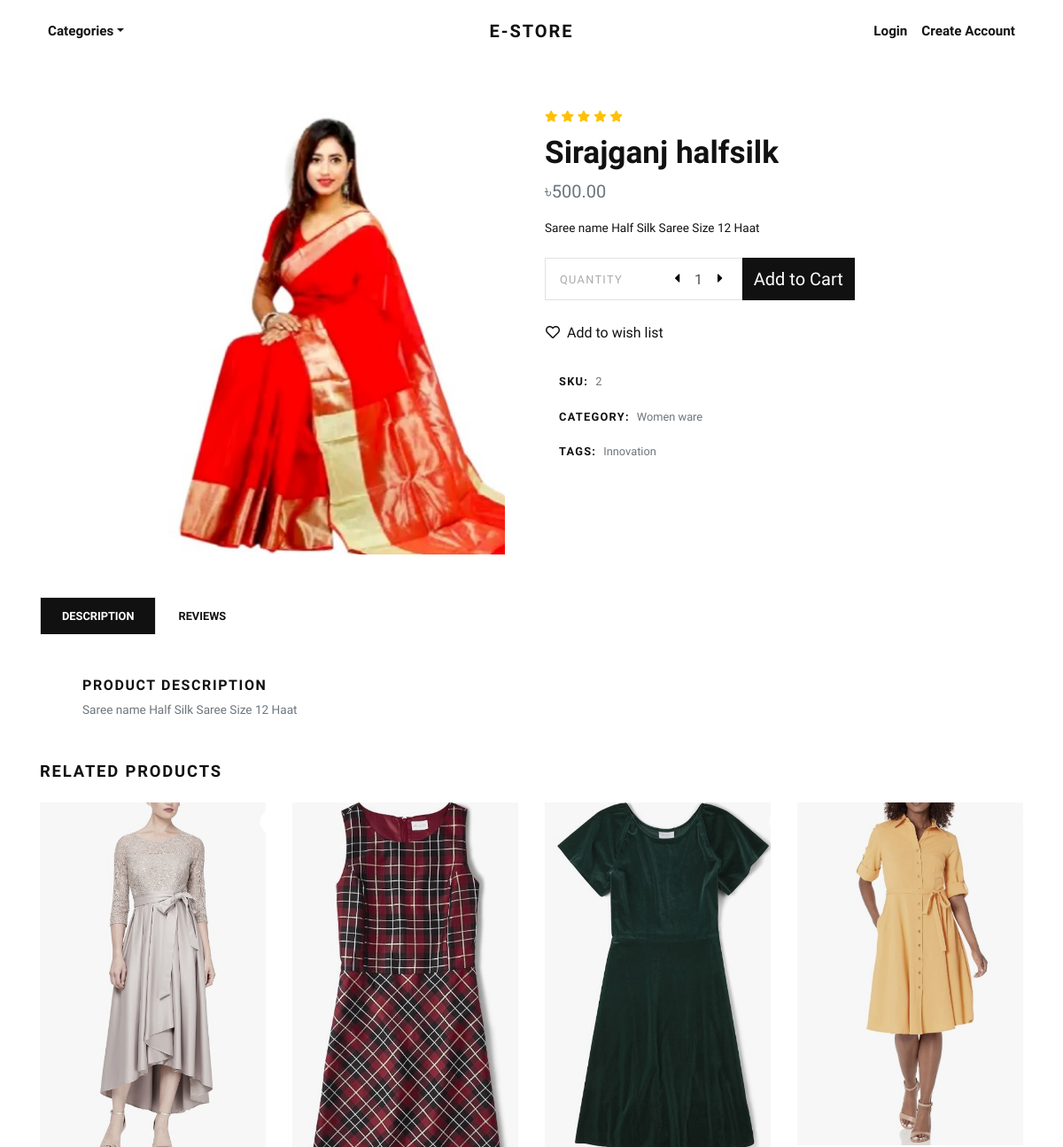
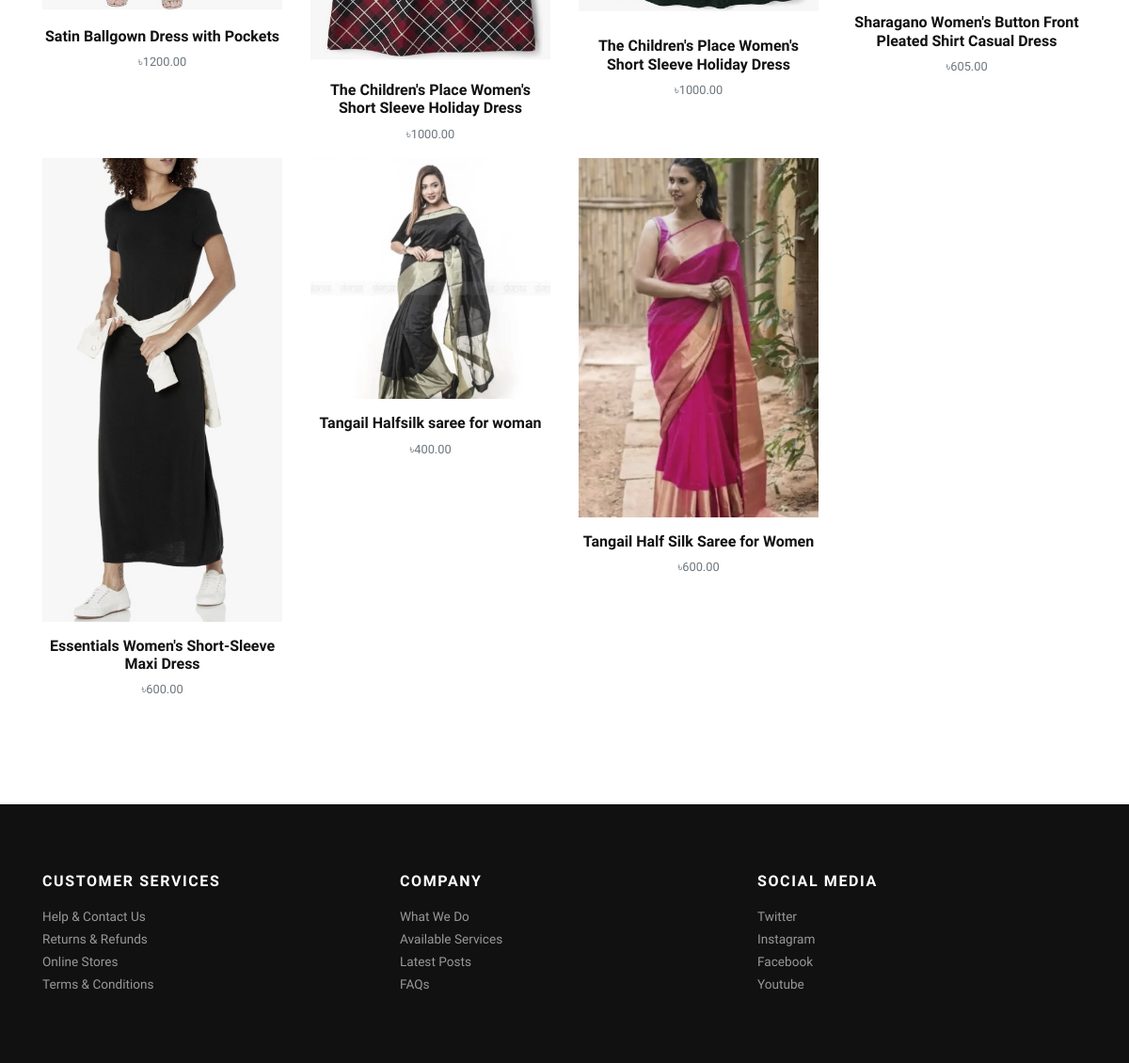
The page /product/sirajganj-halfsilk/ on the database its author committed (2 pictures, top to bottom).
### store/models.py (models this page shows, shortened)
class Product(models.Model):
    title = models.CharField(max_length=150, verbose_name="Product Title")
    slug = models.SlugField(max_length=160, verbose_name="Product Slug")
    sku = models.CharField(max_length=255, unique=True, verbose_name="Unique Product ID (SKU)")
    short_description = models.TextField(verbose_name="Short Description")
    detail_description = models.TextField(blank=True, null=True, verbose_name="Detail Description")
    product_image = models.ImageField(upload_to='product', blank=True, null=True, verbose_name="Product Image")
    price = models.DecimalField(max_digits=8, decimal_places=2)
    category = models.ForeignKey(Category, verbose_name="Product Categoy", on_delete=models.CASCADE)
    is_active = models.BooleanField(verbose_name="Is Active?")
    is_featured = models.BooleanField(verbose_name="Is Featured?")
    created_at = models.DateTimeField(auto_now_add=True, verbose_name="Created Date")
    updated_at = models.DateTimeField(auto_now=True, verbose_name="Updated Date")
    class Meta:
        verbose_name_plural = 'Products'
        ordering = ('-created_at', )

class Category(models.Model):
    title = models.CharField(max_length=50, verbose_name="Category Title")
    slug = models.SlugField(max_length=55, verbose_name="Category Slug")
    description = models.TextField(blank=True, verbose_name="Category Description")
    category_image = models.ImageField(upload_to='category', blank=True, null=True, verbose_name="Category Image")
    is_active = models.BooleanField(verbose_name="Is Active?")
    is_featured = models.BooleanField(verbose_name="Is Featured?")
    created_at = models.DateTimeField(auto_now_add=True, verbose_name="Created Date")
    updated_at = models.DateTimeField(auto_now=True, verbose_name="Updated Date")
    class Meta:
        verbose_name_plural = 'Categories'
        ordering = ('-created_at', )
    def __str__(self):
        return self.title

### store/views.py (the view)
# urls.py: path('product/<slug:slug>/', views.detail, name="product-detail"),
def detail(request, slug):
    product = get_object_or_404(Product, slug=slug)
    related_products = Product.objects.exclude(id=product.id).filter(is_active=True, category=product.category)
    context = {
        'product': product,
        'related_products': related_products,
    }
    return render(request, 'store/detail.html', context)

### store/context_preprocessors.py (called while the page is built)
def store_menu(request):
    categories = Category.objects.filter(is_active=True)
    context = {
        'categories_menu': categories,
    }
    return context

def cart_menu(request):
    if request.user.is_authenticated:
        cart_items= Cart.objects.filter(user=request.user)
        context = {
            'cart_items': cart_items,
        }
    else:
        context = {}
    return context

### templates/store/detail.html (shortened to what this page needs)
{% extends 'base.html' %}
{% load static %}
    {% block content %}
      <section class="py-5">
        <div class="container">
          <div class="row mb-5">
            <div class="col-lg-6">
              <div class="row m-sm-0">
                <div class="col-sm-12 order-1 order-sm-2">
                  <div class="owl-carousel product-slider" data-slider-id="1">
                    {% if product.product_image %}
                      <a class="d-block" href="{{product.product_image.url}}" data-lightbox="product" title="{{product.title}}"><img class="img-fluid" src="{{product.product_image.url}}" alt="{{product.title}}"></a>
                      {% else %}
                      <a class="d-block" href="{% static 'img/product-detail-1.jpg' %}" data-lightbox="product" title="{{product.title}}"><img class="img-fluid" src="{% static 'img/product-detail-1.jpg' %}" alt="{{product.title}}"></a>
                    {% endif %}
                  </div>
                </div>
              </div>
            </div>
            <div class="col-lg-6">
              <ul class="list-inline mb-2">
                <li class="list-inline-item m-0"><i class="fas fa-star small text-warning"></i></li>
                <li class="list-inline-item m-0"><i class="fas fa-star small text-warning"></i></li>
                <li class="list-inline-item m-0"><i class="fas fa-star small text-warning"></i></li>
                <li class="list-inline-item m-0"><i class="fas fa-star small text-warning"></i></li>
                <li class="list-inline-item m-0"><i class="fas fa-star small text-warning"></i></li>
              </ul>
              <h1>{{product.title}}</h1>
              <p class="text-muted lead">৳{{product.price}}</p>
              <p class="text-small mb-4">{{product.short_description}}</p>
              <div class="row align-items-stretch mb-4">
                <div class="col-sm-5 pr-sm-0">
                  <div class="border d-flex align-items-center justify-content-between py-1 px-3 bg-white border-white"><span class="small text-uppercase text-gray mr-4 no-select">Quantity</span>
                    <div class="quantity">
                      <button class="dec-btn p-0"><i class="fas fa-caret-left"></i></button>
                      <input name="quantity" class="form-control border-0 shadow-0 p-0" type="text" value="1">
                      <button class="inc-btn p-0"><i class="fas fa-caret-right"></i></button>
                    </div>
                  </div>
                </div>
                <div class="col-sm-3 pl-sm-0">
                  <form action="{% url 'store:add-to-cart' %}">
                    <button type="submit" class="btn btn-dark btn-lg btn-block h-100 d-flex align-items-center justify-content-center px-0">Add to Cart</button>
                  </form>
                </div>
              </div><a class="btn btn-link text-dark p-0 mb-4" href="#"><i class="far fa-heart mr-2"></i>Add to wish list</a><br>
              <ul class="list-unstyled small d-inline-block">
                <li class="px-3 py-2 mb-1 bg-white"><strong class="text-uppercase">SKU:</strong><span class="ml-2 text-muted">{{product.sku}}</span></li>
                <li class="px-3 py-2 mb-1 bg-white text-muted"><strong class="text-uppercase text-dark">Category:</strong><a class="reset-anchor ml-2" href="{% url 'store:category-products' product.category.slug %}">{{product.category}}</a></li>
                <li class="px-3 py-2 mb-1 bg-white text-muted"><strong class="text-uppercase text-dark">Tags:</strong><a class="reset-anchor ml-2" href="#">Innovation</a></li>
              </ul>
            </div>
          </div>
          <ul class="nav nav-tabs border-0" id="myTab" role="tablist">
            <li class="nav-item"><a class="nav-link active" id="description-tab" data-toggle="tab" href="#description" role="tab" aria-controls="description" aria-selected="true">Description</a></li>
            <li class="nav-item"><a class="nav-link" id="reviews-tab" data-toggle="tab" href="#reviews" role="tab" aria-controls="reviews" aria-selected="false">Reviews</a></li>
          </ul>
          <div class="tab-content mb-5" id="myTabContent">
            <div class="tab-pane fade show active" id="description" role="tabpanel" aria-labelledby="description-tab">
              <div class="p-4 p-lg-5 bg-white">
                <h6 class="text-uppercase">Product description </h6>
                <p class="text-muted text-small mb-0">{{product.detail_description}}</p>
              </div>
            </div>
          <h2 class="h5 text-uppercase mb-4">Related products</h2>
          <div class="row">
            {% if related_products %}
              {% for rp in related_products %}
                <div class="col-lg-3 col-sm-6">
                  <div class="product text-center skel-loader">
                    <div class="d-block mb-3 position-relative">
                      <a class="d-block" href="{% url 'store:product-detail' rp.slug %}">
                        {% if rp.product_image %}
                          <img class="img-fluid w-100" src="{{rp.product_image.url}}" alt="{{rp.title}}">
                        {% else %}
                        <img class="img-fluid w-100" src="{% static 'img/product-1.jpg' %}" alt="{{rp.title}}">
                        {% endif %}
                      </a>
                    </div>
                    <h6> <a class="reset-anchor" href="{% url 'store:product-detail' rp.slug %}">{{rp.title}}</a></h6>
                    <p class="small text-muted">৳{{rp.price}}</p>
                  </div>
                </div>
              {% endfor %}
            {% endif %}
          </div>
        </div>
      </section>
      {% endblock content %}

### estore/static/css/style.default.css (style rules this page uses)
.text-small { font-size: 0.85rem !important; }
.text-gray { color: #aaa !important; }
strong { font-weight: 700; }
.product img { -webkit-filter: grayscale(40%); filter: grayscale(40%); transition: all 0.3s; }
.quantity { display: -ms-flexbox; display: flex; -ms-flex-align: center; align-items: center; font-family: inherit; }
.quantity input { width: 2rem; text-align: center; }
.quantity button { background: none; border: none; width: 1rem; outline: none; }
.text-uppercase { text-transform: uppercase; letter-spacing: 0.1em; }
.border { border: 1px solid #dee2e6 !important; }
.shadow-0 { box-shadow: none !important; }
.reset-anchor { color: inherit; transition: all 0.3s; }
.no-select { cursor: default; -webkit-user-select: none; -moz-user-select: none; -ms-user-select: none; user-select: none; }
.btn { font-weight: 400; border: 1px solid transparent; font-family: inherit; padding: 0.375rem 1.5rem; font-size: 1rem; line-height: 1.5; border-radius: 0; transition: color 0.15s ease-in-out, background-color 0.15s ease-in-out, border-color 0.15s ease-in-out, box-shadow 0.15s ease-in-out; }
.btn-link { font-weight: 400; color: #dcb14a; }
.btn-dark { color: #fff; background-color: #111111; border-color: #111111; }
.btn-lg { padding: 0.5rem 1rem; font-size: 1.25rem; line-height: 1.5; border-radius: 0; }
body { font-family: "Libre Franklin", sans-serif; font-size: 1rem; font-weight: 400; line-height: 1.5; color: #111111; background-color: #fff; }
a { color: #dcb14a; text-decoration: none; }
h1, h2, h3, h4, h5, h6, .h1, .h2, .h3, .h4, .h5, .h6 { margin-bottom: 0.5rem; font-family: inherit; font-weight: 900; line-height: 1.2; color: inherit; }
h1, .h1 { font-size: 2.2rem; }
h2, .h2 { font-size: 1.9rem; }
h5, .h5 { font-size: 1.15rem; }
h6, .h6 { font-size: 1rem; }
.lead { font-size: 1.25rem; font-weight: 300; }
small, .small { font-size: 80%; font-weight: 400; }
.text-warning { color: #ffc107 !important; }
.text-dark { color: #111111 !important; }
.form-control { padding: 0.375rem 0.75rem; font-size: 1rem; line-height: 1.5; color: #495057; background-color: #fff; border: 1px solid #ced4da; border-radius: 0; transition: border-color 0.15s ease-in-out, box-shadow 0.15s ease-in-out; }
.form-control::placeholder { color: #adb5bd; font-size: 0.85rem; font-weight: 400; }
.nav-link { padding: 0.5rem 1rem; }
.nav-tabs .nav-item { margin-bottom: -1px; }
.nav-tabs .nav-link { border: 1px solid transparent; font-family: inherit; color: #111111; text-transform: uppercase; font-size: 0.8rem; transition: all 0.3s; font-weight: 700; padding: 0.7rem 1.5rem; background: #fff; border-top-left-radius: 0; border-top-right-radius: 0; }
.nav-tabs .nav-link.active, .nav-tabs .nav-link:hover, .nav-tabs .nav-item.show .nav-link { background: #111111; background-color: #111111; color: #fff; }

### rows shown on the page
Product: product_image (picture), title "Sirajganj halfsilk", price "500.00", short_description "Saree name Half Silk Saree Size 12 Haat", sku "2", category "Women ware", detail_description "Saree name Half Silk Saree Size 12 Haat"
Product: product_image (picture), title "Satin Ballgown Dress with Pockets", price "1200.00"
Product: product_image (picture), title "The Children's Place Women's Short Sleeve Holiday Dress", price "1000.00"
Product: product_image (picture), title "The Children's Place Women's Short Sleeve Holiday Dress", price "1000.00"
Product: product_image (picture), title "Sharagano Women's Button Front Pleated Shirt Casual Dress", price "605.00"
Product: product_image (picture), title "Essentials Women's Short-Sleeve Maxi Dress", price "600.00"
Product: product_image (picture), title "Tangail Halfsilk saree for woman", price "400.00"
Product: product_image (picture), title "Tangail Half Silk Saree for Women", price "600.00"
